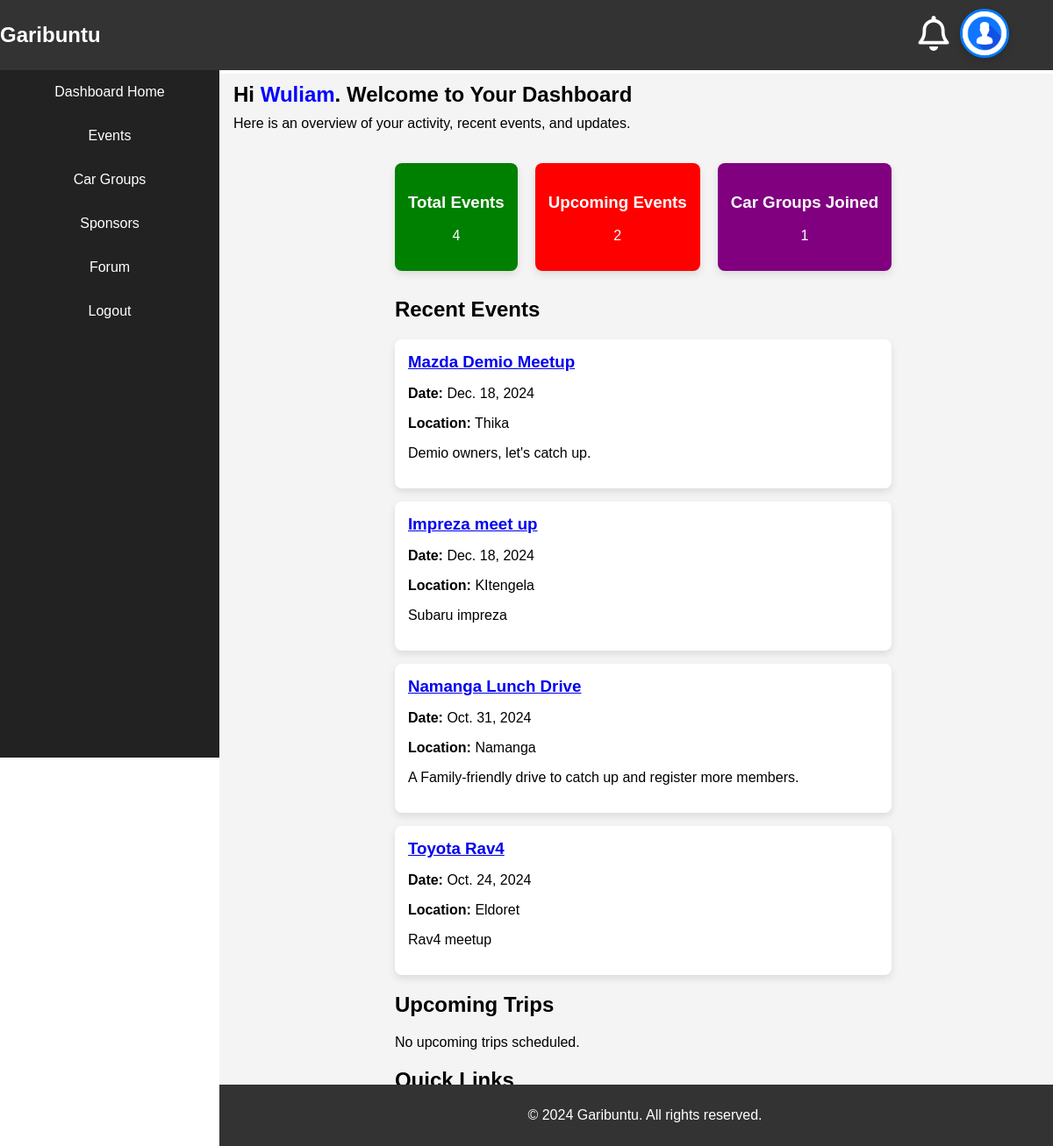
The page /dashboard/ (signed in) on the database as committed earlier.
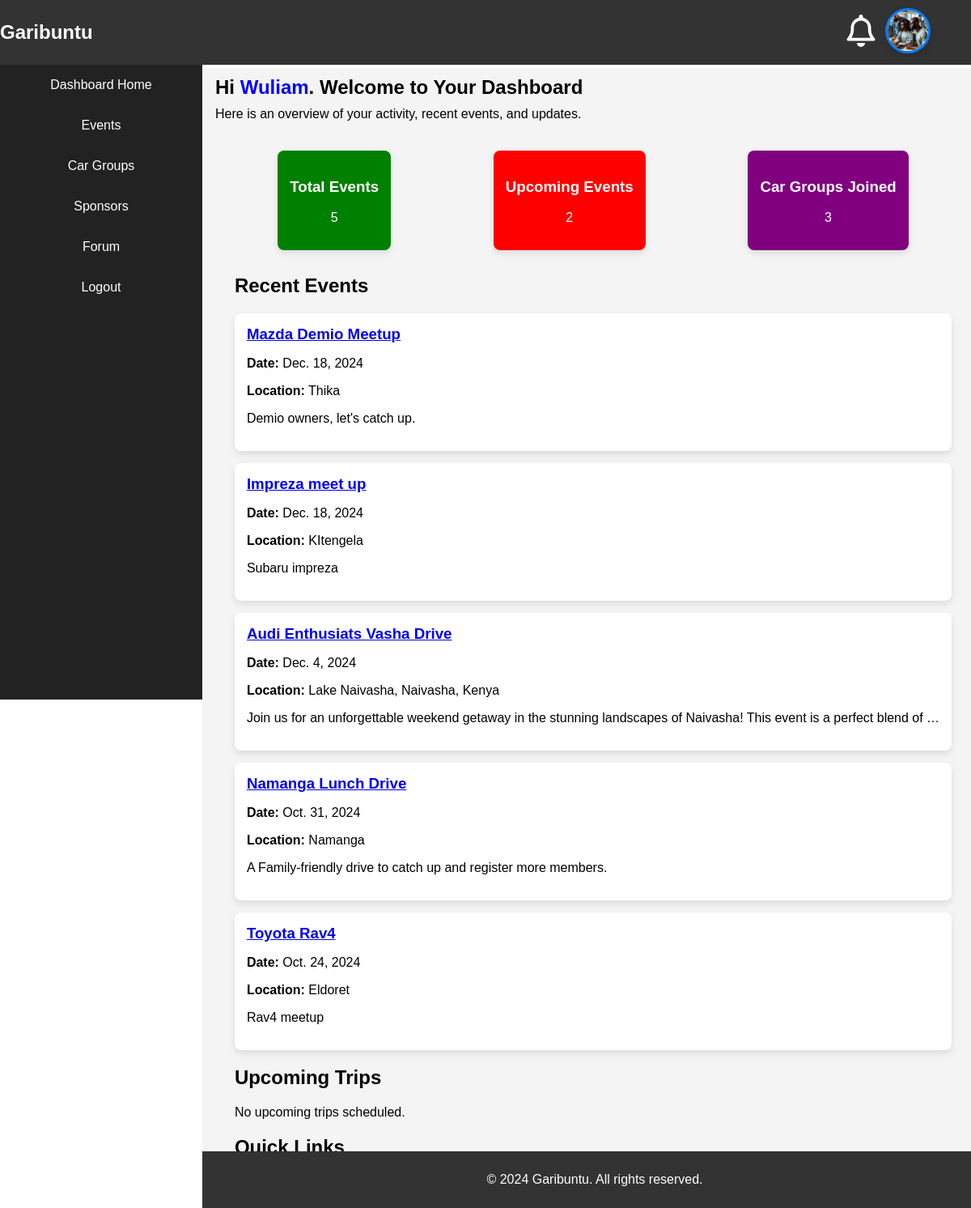
The same page on the database as committed later.
### events/models.py (models this page shows, shortened)
class Event(models.Model):
    title = models.CharField(max_length=100)
    description = models.TextField()
    date = models.DateField()
    time = models.TimeField()
    location = models.CharField(max_length=255)
    registration_fee = models.DecimalField(max_digits=10, decimal_places=2)
    group = models.ForeignKey(CarGroup, on_delete=models.CASCADE, related_name='events')
    created_by = models.ForeignKey(User, on_delete=models.CASCADE, related_name='organized_events')
    attendees = models.ManyToManyField(User, through='EventRegistration', related_name='events')
    poster = models.ImageField(upload_to='event_posters/', null=True, blank=True)

### users/models.py (models this page shows, shortened)
class User(AbstractUser):
    email = models.EmailField(unique=True)
    profile_picture = models.ImageField(upload_to='profiles/', blank=True, null=True)
    bio = models.TextField(blank=True, null=True)

class Profile(models.Model):
    user = models.OneToOneField(User, on_delete=models.CASCADE)
    bio = models.TextField(blank=True)
    location = models.CharField(max_length=100, blank=True)
    profile_picture = models.ImageField(upload_to='profile_pics/', blank=True, null=True)

### garibuntu/views.py (the view)
# urls.py: path('dashboard/', views.dashboard, name='dashboard'),
def dashboard(request):
    user = request.user
    total_events = Event.objects.count()
    upcoming_events = Event.objects.filter(date__gte=timezone.now().date())
    recent_events = Event.objects.order_by('-date')[:5]  # Last 5 events
    upcoming_trips = upcoming_events.filter(title__icontains='trip')[:5]  # Filter by keyword 'trip'
    car_groups_count = CarGroup.objects.filter(members=request.user).count()
    context = {
        'total_events': total_events,
        'upcoming_events_count': upcoming_events.count(),
        'recent_events': recent_events,
        'upcoming_trips': upcoming_trips,
        'car_groups_count': car_groups_count,
        'user':user,
    }
    return render(request, 'dashboard.html', context)

### garibuntu/templates/dashboard.html (shortened to what this page needs)
{% extends "base-dash.html" %}
{% load static %}
{% block content %}
<div class="lead-content">
    <h2 class="lead-content-header">Hi <span class="user-name-nav">{{user}}</span>. Welcome to Your Dashboard</h2>
    <p class="lead-paragraph">Here is an overview of your activity, recent events, and updates.</p>
</div>
<div class="main-wrapper">
    <div class="dashboard-container">
        <div class="dashboard-stats">
            <a href="{% url 'garibuntu:event_list' %}">
                <div class="stat-box-1">
                    <h3>Total Events</h3>
                    <p>{{ total_events }}</p>
                </div>
            </a>
            <a href="{% url 'garibuntu:event_list' %}">
                <div class="stat-box-2">
                    <h3>Upcoming Events</h3>
                    <p>{{ upcoming_events_count }}</p>
                </div>
            </a>
            <a href="{% url 'garibuntu:group_list_dash' %}">
                <div class="stat-box-3">
                    <h3>Car Groups Joined</h3>
                    <p>{{ car_groups_count }}</p>
                </div>
            </a>
        </div>
        <div class="dashboard-section">
            <h2>Recent Events</h2>
            <ul class="event-list">
                {% for event in recent_events %}
                <li class="event-item">
                    <a href="{% url 'garibuntu:event_detail' event.id %}">
                        <h3>{{ event.title }}</h3>
                    </a>
                    <p><strong>Date:</strong> {{ event.date }}</p>
                    <p><strong>Location:</strong> {{ event.location }}</p>
                    <p>{{ event.description|truncatewords:20 }}</p>
                </li>
                {% empty %}
                <p>No recent events available.</p>
                {% endfor %}
            </ul>
        </div>
        <div class="dashboard-section">
            <h2>Upcoming Trips</h2>
            <ul class="trip-list">
                {% for trip in upcoming_trips %}
                <li class="trip-item">
                    <h3>{{ trip.title }}</h3>
                    <p><strong>Destination:</strong> {{ trip.destination }}</p>
                    <p><strong>Date:</strong> {{ trip.start_time|date:"F j, Y" }}</p>
                </li>
                {% empty %}
                <p>No upcoming trips scheduled.</p>
                {% endfor %}
            </ul>
        </div>
        <div class="dashboard-section">
            <h2>Quick Links</h2>
            <div class="quick-links">
                <a href="#" class="btn btn-primary">Create New Event</a>
                <a href="#" class="btn btn-secondary">View Profile</a>
                <a href="#" class="btn btn-secondary">Browse Car Groups</a>
            </div>
        </div>
    </div>
</div>
{% endblock %}

### garibuntu/templates/base-dash.html (shortened to what this page needs)
{% load static %}
<!DOCTYPE html>
<html lang="en">
<head>
    <link rel="stylesheet" href="{% static 'css/style.css' %}">
</head>
<body>
    <div class="top-nav">
        <div class="side-logo">
            <h2 class="sidebar-logo"><a href="{% url 'garibuntu:dashboard' %}">Garibuntu</a></h2>
        </div>
        <div class="profile-logout">
                <div class="notifications">
                </div>
                <div class="profile-dropdown">
                    <button class="dropdown-toggle" onclick="toggleDropdown()">
                        {% if user.profile.profile_picture %}
                        <img src="{{ user.profile.profile_picture.url }}" alt="Current Profile Picture"
                            class="profile-picture-dash">
                        {% else %}
                        <img src="{% static 'images/default-avatar.jpg' %}" alt="Default Avatar"
                            class="profile-picture-dash">
                        {% endif %}
                    </button>
                </div>
        </div>
    </div>
    <div class="sidebar-content">
        <aside class="sidebar">
            <nav class="sidebar-nav">
                <ul>
                    <li><a href="{% url 'garibuntu:dashboard' %}">Dashboard Home</a></li>
                    <li><a href="{% url 'garibuntu:event_list' %}">Events</a></li>
                    <li><a href="{% url 'garibuntu:group_list_dash' %}">Car Groups</a></li>
                    <li><a href="{% url 'garibuntu:sponsor_list' %}">Sponsors</a></li>
                    <li><a href="{% url 'forum:thread_list' %}">Forum</a></li>
                    <li><a href="{% url 'garibuntu:logout' %}">Logout</a></li>
                </ul>
            </nav>
        </aside>
    </div>
    <main class="dashboard-content">
        {% block content %}{% endblock %}
    </main>
    <footer class="footer-dash">
        <p>&copy; 2024 Garibuntu. All rights reserved.</p>
    </footer>
</body>
</html>

Rows that differ between the two databases and show on the page:
added Event: title "Audi Enthusiats Vasha Drive", date "Dec. 4, 2024", location "Lake Naivasha, Naivasha, Kenya", description "Join us for an unforgettable weekend getaway in the stunning landscapes of Naivasha! This event is a perfect blend of …"
Other text that changed with them:
{{ total_events }}: "4" → "5"
{{ car_groups_count }}: "1" → "3"
